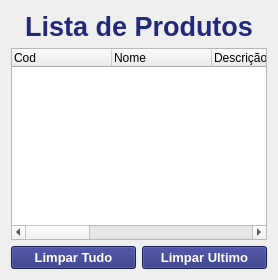
       <widget class="QWidget" name="pgLista">
        <layout class="QVBoxLayout" name="verticalLayout_3">
         <item>
          <widget class="QLabel" name="label_10">
           <property name="palette">
            <palette>
             <active>
              <colorrole role="WindowText">
               <brush brushstyle="SolidPattern">
                <color alpha="255">
                 <red>35</red>
                 <green>41</green>
                 <blue>121</blue>
                </color>
               </brush>
              </colorrole>
             </active>
             <inactive>
              <colorrole role="WindowText">
               <brush brushstyle="SolidPattern">
                <color alpha="255">
                 <red>35</red>
                 <green>41</green>
                 <blue>121</blue>
                </color>
               </brush>
              </colorrole>
             </inactive>
             <disabled>
              <colorrole role="WindowText">
               <brush brushstyle="SolidPattern">
                <color alpha="255">
                 <red>127</red>
                 <green>127</green>
                 <blue>127</blue>
                </color>
               </brush>
              </colorrole>
             </disabled>
            </palette>
           </property>
           <property name="font">
            <font>
             <pointsize>20</pointsize>
             <weight>75</weight>
             <bold>true</bold>
            </font>
           </property>
           <property name="text">
            <string>Lista de Produtos</string>
           </property>
           <property name="alignment">
            <set>Qt::AlignCenter</set>
           </property>
          </widget>
         </item>
         <item>
          <layout class="QHBoxLayout" name="horizontalLayout_10"/>
         </item>
         <item>
          <widget class="QTreeWidget" name="treeWidget">
           <column>
            <property name="text">
             <string>Cod</string>
            </property>
           </column>
           <column>
            <property name="text">
             <string>Nome</string>
            </property>
           </column>
           <column>
            <property name="text">
             <string>Descrição</string>
            </property>
           </column>
           <column>
            <property name="text">
             <string>Custo Produto</string>
            </property>
           </column>
           <column>
            <property name="text">
             <string>Custo Fixo</string>
            </property>
           </column>
           <column>
            <property name="text">
             <string>Comissão</string>
            </property>
           </column>
           <column>
            <property name="text">
             <string>Impostos</string>
            </property>
           </column>
           <column>
            <property name="text">
             <string>Rentabilidade</string>
            </property>
           </column>
           <column>
            <property name="text">
             <string>Preço Produto</string>
            </property>
           </column>
          </widget>
         </item>
         <item>
          <layout class="QHBoxLayout" name="horizontalLayout_2">
           <item>
            <widget class="QPushButton" name="bt_limparCadastro">
             <property name="font">
              <font>
               <pointsize>10</pointsize>
               <weight>75</weight>
               <bold>true</bold>
              </font>
             </property>
             <property name="styleSheet">
              <string notr="true">QPushButton{
background-color:rgb(35, 41, 121);
color:rgb(255, 255, 255);
cursor: pointer;
}
QPushButton:hover {
    transform: scale(1.1);
}
QPushButton:active {
    transform: scale(0.9); 
}</string>
             </property>
             <property name="text">
              <string>Limpar Tudo</string>
             </property>
            </widget>
           </item>
           <item>
            <widget class="QPushButton" name="bt_limparUltimoCadastro">
             <property name="font">
              <font>
               <pointsize>10</pointsize>
               <weight>75</weight>
               <bold>true</bold>
              </font>
             </property>
             <property name="styleSheet">
              <string notr="true">QPushButton{
background-color:rgb(35, 41, 121);
color:rgb(255, 255, 255);
cursor: pointer;
}
QPushButton:hover {
    transform: scale(1.1);
}
QPushButton:active {
    transform: scale(0.9); 
}</string>
             </property>
             <property name="text">
              <string>Limpar Ultimo</string>
             </property>
            </widget>
           </item>
          </layout>
         </item>
        </layout>
       </widget>
